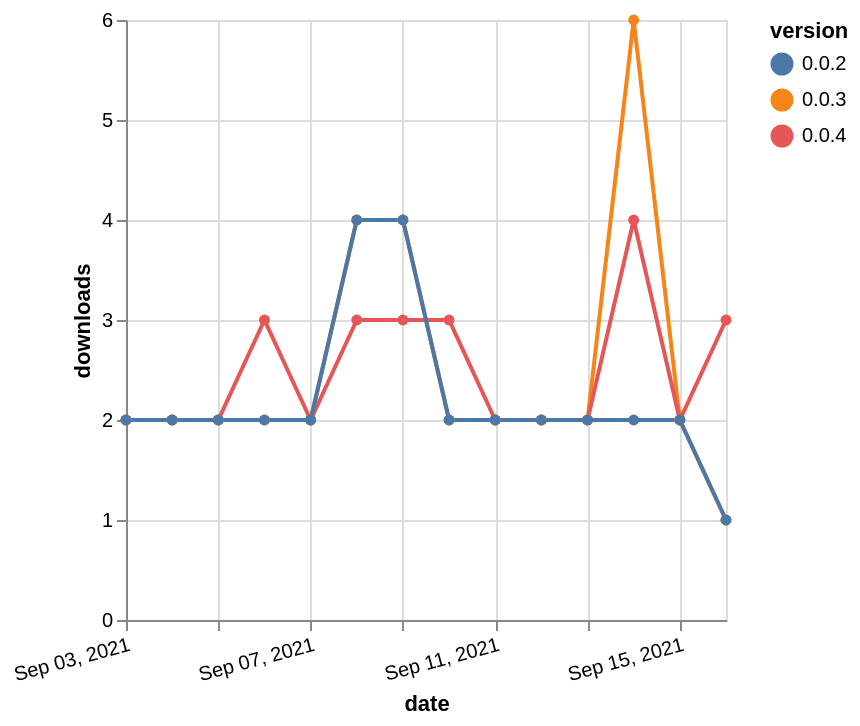

This figure's Vega-Lite source:
### Vega-Lite specification from a JSON file in a GitHub repository (floating-point values rounded to 4 significant figures)
{"$schema": "https://vega.github.io/schema/vega-lite/v5.json", "description": "A simple bar chart with embedded data.", "data": {"values": [{"date": "2021-09-03", "total": 1093, "delta": 2, "version": "0.0.3"}, {"date": "2021-09-04", "total": 1095, "delta": 2, "version": "0.0.3"}, {"date": "2021-09-05", "total": 1097, "delta": 2, "version": "0.0.3"}, {"date": "2021-09-06", "total": 1099, "delta": 2, "version": "0.0.3"}, {"date": "2021-09-07", "total": 1101, "delta": 2, "version": "0.0.3"}, {"date": "2021-09-08", "total": 1105, "delta": 4, "version": "0.0.3"}, {"date": "2021-09-09", "total": 1109, "delta": 4, "version": "0.0.3"}, {"date": "2021-09-10", "total": 1111, "delta": 2, "version": "0.0.3"}, {"date": "2021-09-11", "total": 1113, "delta": 2, "version": "0.0.3"}, {"date": "2021-09-12", "total": 1115, "delta": 2, "version": "0.0.3"}, {"date": "2021-09-13", "total": 1117, "delta": 2, "version": "0.0.3"}, {"date": "2021-09-14", "total": 1123, "delta": 6, "version": "0.0.3"}, {"date": "2021-09-15", "total": 1125, "delta": 2, "version": "0.0.3"}, {"date": "2021-09-16", "total": 1126, "delta": 1, "version": "0.0.3"}, {"date": "2021-09-03", "total": 337, "delta": 2, "version": "0.0.4"}, {"date": "2021-09-04", "total": 339, "delta": 2, "version": "0.0.4"}, {"date": "2021-09-05", "total": 341, "delta": 2, "version": "0.0.4"}, {"date": "2021-09-06", "total": 344, "delta": 3, "version": "0.0.4"}, {"date": "2021-09-07", "total": 346, "delta": 2, "version": "0.0.4"}, {"date": "2021-09-08", "total": 349, "delta": 3, "version": "0.0.4"}, {"date": "2021-09-09", "total": 352, "delta": 3, "version": "0.0.4"}, {"date": "2021-09-10", "total": 355, "delta": 3, "version": "0.0.4"}, {"date": "2021-09-11", "total": 357, "delta": 2, "version": "0.0.4"}, {"date": "2021-09-12", "total": 359, "delta": 2, "version": "0.0.4"}, {"date": "2021-09-13", "total": 361, "delta": 2, "version": "0.0.4"}, {"date": "2021-09-14", "total": 365, "delta": 4, "version": "0.0.4"}, {"date": "2021-09-15", "total": 367, "delta": 2, "version": "0.0.4"}, {"date": "2021-09-16", "total": 370, "delta": 3, "version": "0.0.4"}, {"date": "2021-09-03", "total": 1484, "delta": 2, "version": "0.0.2"}, {"date": "2021-09-04", "total": 1486, "delta": 2, "version": "0.0.2"}, {"date": "2021-09-05", "total": 1488, "delta": 2, "version": "0.0.2"}, {"date": "2021-09-06", "total": 1490, "delta": 2, "version": "0.0.2"}, {"date": "2021-09-07", "total": 1492, "delta": 2, "version": "0.0.2"}, {"date": "2021-09-08", "total": 1496, "delta": 4, "version": "0.0.2"}, {"date": "2021-09-09", "total": 1500, "delta": 4, "version": "0.0.2"}, {"date": "2021-09-10", "total": 1502, "delta": 2, "version": "0.0.2"}, {"date": "2021-09-11", "total": 1504, "delta": 2, "version": "0.0.2"}, {"date": "2021-09-12", "total": 1506, "delta": 2, "version": "0.0.2"}, {"date": "2021-09-13", "total": 1508, "delta": 2, "version": "0.0.2"}, {"date": "2021-09-14", "total": 1510, "delta": 2, "version": "0.0.2"}, {"date": "2021-09-15", "total": 1512, "delta": 2, "version": "0.0.2"}, {"date": "2021-09-16", "total": 1513, "delta": 1, "version": "0.0.2"}]}, "width": "container", "mark": {"type": "line", "point": {"filled": true}}, "encoding": {"x": {"field": "date", "type": "temporal", "timeUnit": "yearmonthdate", "title": "date", "axis": {"labelAngle": -15}}, "y": {"field": "delta", "type": "quantitative", "title": "downloads"}, "color": {"field": "version", "type": "nominal"}, "tooltip": {"field": "delta"}}}
